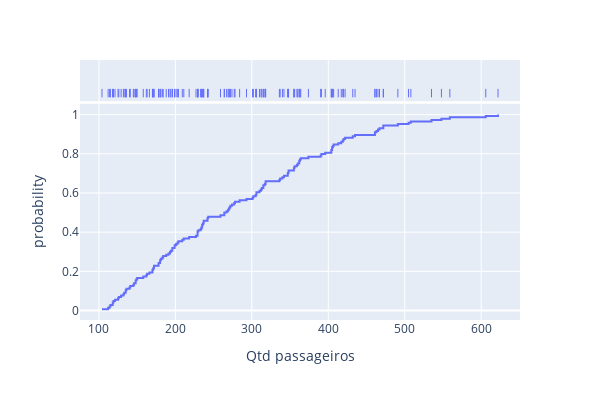

Source (notebook cell):
### Code cell
fig = px.ecdf(
    df_air,
    x='Qtd passageiros',
    marginal='rug',  # or violin, rug
    hover_data=['Qtd passageiros'],
    height=400,
    width=600,
    #category_orders={'Trecho': trechos_analise}
)
fig.show()

### Figure 1 — Plotly figure (JSON) as saved in the notebook; plotly's stock layout.template omitted (floating-point values rounded to 4 significant figures; data arrays with more than 128 entries replaced by an {"elided": "..."} marker saying what was removed)
{"data": [{"hovertemplate": "Qtd passageiros=%{x}<br>probability=%{y}<extra></extra>", "legendgroup": "", "line": {"dash": "solid", "shape": "hv"}, "marker": {"color": "#636efa", "symbol": "circle"}, "mode": "lines", "name": "", "orientation": "v", "showlegend": false, "type": "scatter", "x": {"elided": "144 int values"}, "xaxis": "x", "y": {"elided": "144 float values"}, "yaxis": "y"}, {"alignmentgroup": "True", "boxpoints": "all", "fillcolor": "rgba(255,255,255,0)", "hoveron": "points", "hovertemplate": "Qtd passageiros=%{x}<extra></extra>", "jitter": 0, "legendgroup": "", "line": {"color": "rgba(255,255,255,0)"}, "marker": {"color": "#636efa", "symbol": "line-ns-open"}, "name": "", "offsetgroup": "", "showlegend": false, "type": "box", "x": {"elided": "144 int values"}, "xaxis": "x2", "yaxis": "y2"}], "layout": {"height": 400, "legend": {"tracegroupgap": 0}, "margin": {"t": 60}, "width": 600, "xaxis": {"anchor": "y", "domain": [0, 1], "title": {"text": "Qtd passageiros"}}, "xaxis2": {"anchor": "y2", "domain": [0, 1], "matches": "x", "showgrid": true, "showticklabels": false}, "yaxis": {"anchor": "x", "domain": [0, 0.8316], "title": {"text": "probability"}}, "yaxis2": {"anchor": "x2", "domain": [0.8416, 1], "matches": "y2", "showgrid": false, "showline": false, "showticklabels": false, "ticks": ""}}}
